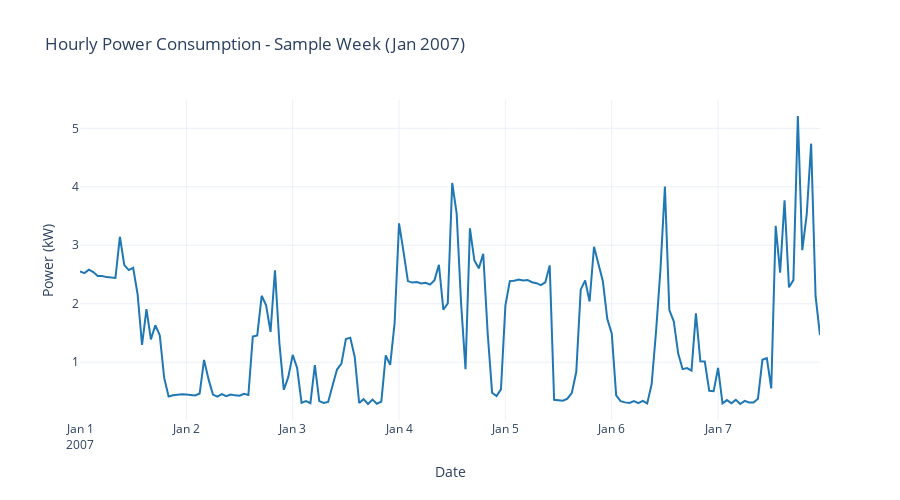

The code cell stored with this chart in its notebook:
### Markdown cell above
## VISUALIZATION 1: OVERVIEW TIME SERIES

### Code cell
sample_week = df_hourly['2007-01-01':'2007-01-07']

fig = go.Figure()

fig.add_trace(go.Scatter(
    x=sample_week.index,
    y=sample_week['Global_active_power'],
    mode='lines',
    name='Global Active Power',
    line=dict(color='#1f77b4', width=2)
))

fig.update_layout(
    title='Hourly Power Consumption - Sample Week (Jan 2007)',
    xaxis_title='Date',
    yaxis_title='Power (kW)',
    height=500,
    hovermode='x unified'
)

fig.show()

### Figure 1 — Plotly figure (JSON) as saved in the notebook; plotly's stock layout.template omitted (floating-point values rounded to 4 significant figures; data arrays with more than 128 entries replaced by an {"elided": "..."} marker saying what was removed)
{"data": [{"line": {"color": "#1f77b4", "width": 2}, "mode": "lines", "name": "Global Active Power", "type": "scatter", "x": {"elided": "168 str values"}, "y": {"elided": "168 float values"}}], "layout": {"height": 500, "hovermode": "x unified", "title": {"text": "Hourly Power Consumption - Sample Week (Jan 2007)"}, "xaxis": {"title": {"text": "Date"}}, "yaxis": {"title": {"text": "Power (kW)"}}}}
